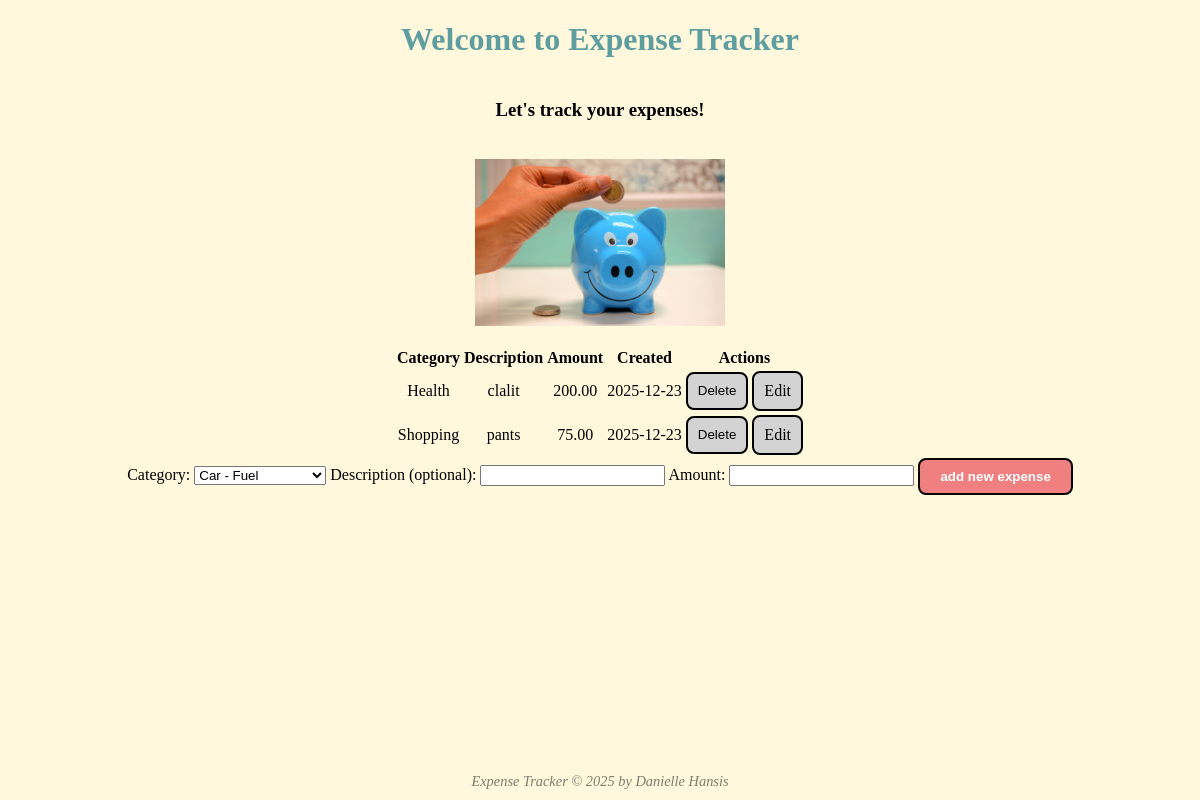
/expenses, run on the app's committed database.
### app/model.py (models this page shows, shortened)
class Expense(db.Model):
    __tablename__ = "expenses"
    id = db.Column(db.Integer, primary_key=True)
    amount = db.Column(db.Numeric(10, 2), nullable=False)
    created = db.Column(db.DateTime(timezone=True), nullable=False,
                        default=lambda: datetime.now(timezone.utc))
    description = db.Column(db.String(255), nullable=True)
    user_id = db.Column(db.Integer, db.ForeignKey("users.id"), nullable=True) # TODO- change to false, when auth is activated
    category_id = db.Column(db.Integer, db.ForeignKey("categories.id"), nullable=False)
    user = db.relationship("User", back_populates="expenses")
    category = db.relationship("Category", back_populates="expenses")

class Category(db.Model):
    __tablename__ = "categories"
    id = db.Column(db.Integer, primary_key=True)
    name = db.Column(db.String(50), unique=True, nullable=False)
    expenses = db.relationship("Expense", back_populates="category")

### app/app.py (the view)
@app.get("/expenses")
def expenses_get_route():
    return functions.expenses_get()

### app/functions.py (called while the page is built)
def get_demo_user() -> User:
    user = User.query.filter_by(user_name="demo").first()
    if user is None:
        raise RuntimeError("user not found")
    return user

def expenses_get():
    user = get_demo_user()
    expenses = Expense.query.filter_by(user_id=user.id).order_by(Expense.created).all()
    categories = Category.query.order_by(Category.name).all()
    return render_template("index.html", expenses=expenses, categories=categories)

### templates/index.html (shortened to what this page needs)
{% extends 'base.html' %}
{% block head %}
    <link rel="stylesheet" href="{{ url_for('static', filename='index.css') }}">
{% endblock %}
{% block body %}
    <h1>Welcome to Expense Tracker</h1>
    <h3>Let's track your expenses!</h3>
    <img src="{{ url_for('static', filename='images/piggybank_blue.jpg') }}"
     alt="Blue piggy bank illustration"
     class="small-img">
    <div class="content">
        {% if expenses  | length < 1 %}
        	<h2>START LOGGING!</h2>
        {% else %}
            <table>
                <tr>
                    <th>Category</th>
                    <th>Description</th>
                    <th>Amount</th>
                    <th>Created</th>
                    <th>Actions</th>
                </tr>
                {% for expense in expenses %}
                    <tr>
                      <td>{{ expense.category.name if expense.category else "Uncategorized" }}</td>
                      <td>{{ expense.description or "" }}</td>
                      <td>{{ "%.2f"|format(expense.amount) }}</td>
                      <td>{{ expense.created.strftime("%Y-%m-%d") }}</td>
                      <td>
                        <form action="{{ url_for('expenses_delete_route', id=expense.id) }}"
                              method="POST"
                              style="display:inline;">
                          <button type="submit" class="btn2">Delete</button>
                        </form>
                        <a class="btn2" href="{{ url_for('expenses_edit_route', id=expense.id) }}">Edit</a>
                      </td>
                    </tr>
                {% endfor %}
            </table>
        {% endif %}
    </div>
    <div>
        <form action="{{ url_for('expenses_post_route') }}" method="POST">
            <label for="category_id">Category:</label>
            <select name="category_id" id="category_id" required>
                {% for category in categories %}
                    <option value="{{ category.id }}">{{ category.name }}</option>
                {% endfor %}
            </select>
            <label for="description">Description (optional):</label>
            <input type="text" name="description" id="description">
            <label for="amount">Amount:</label>
            <input type="number" name="amount" id="amount" step="0.01" required>
            <input type="submit" value="add new expense" id="btn_add" class="btn1">
        </form>
    </div>
{% endblock %}

### templates/base.html (shortened to what this page needs)
<!DOCTYPE html>
<html lang="en">
<head>
    <link rel="stylesheet" href="{{ url_for('static', filename='index.css') }}">
    {% block head %}{% endblock %}
</head>
<body>
    {% block body %}{% endblock %}
    <footer class="watermark">
        Expense Tracker © 2025 by Danielle Hansis
    </footer>
</body>
</html>

### static/index.css (style rules this page uses)
body { background-color: cornsilk; display: flex; flex-direction: column; align-items: center; margin: 0; text-align: center; }
h1 { color: cadetblue; }
.btn1 { display: inline-block; padding: 10px 20px; background-color: lightcoral; color: white; font-weight: bold; text-decoration: none; border-radius: 8px; cursor: pointer; transition: background-color 0.2s ease; line-height: 1; vertical-align: middle; border: 2px solid black; outline: none; appearance: none; -webkit-appearance: none; }
.btn2 { display: inline-block; padding: 10px 10px; background-color: lightgray; color: black; font-weight: normal; text-decoration: none; border-radius: 8px; cursor: pointer; transition: background-color 0.2s ease; line-height: 1; vertical-align: middle; border: 2px solid black; outline: none; appearance: none; -webkit-appearance: none; }
.small-img { width: 250px; height: auto; display: block; margin: 20px 0; }
.watermark { position: fixed; bottom: 10px; left: 0; width: 100%; text-align: center; font-size: 0.9rem; color: rgba(0, 0, 0, 0.5); font-style: italic; user-select: none; }

### data on the page
Expense: category "Health", description "clalit", amount "200.00", created "2025-12-23"
Expense: category "Shopping", description "pants", amount "75.00", created "2025-12-23"

### other printed values
form field category_id "Car - Fuel"
